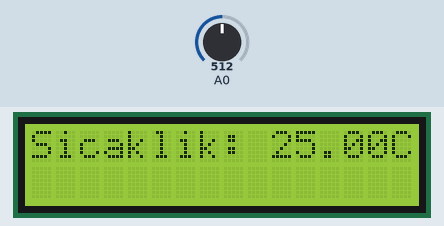
This sketch was run on a simulated Arduino Uno, built with avr-gcc and run on an emulated ATmega328P. Shown: 16×2 character LCD. The test bench sets the inputs (shaded band); at power-on: A0 = 512.

Above: at 1.2 s.
1.3 s: A0 set to 359
At 2.8 s:
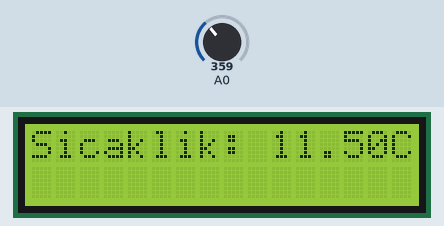
3.1 s: A0 set to 326
At 4.3 s:
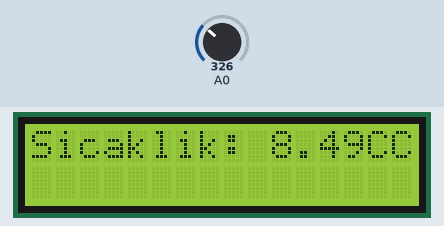
4.6 s: A0 set to 253
At 5.0 s:
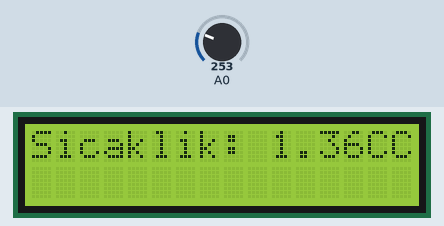
6.2 s: A0 set to 222
At 6.7 s:
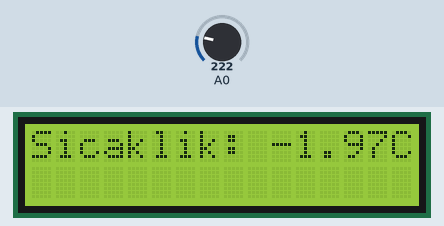
7.7 s: A0 set to 0
At 8.3 s:
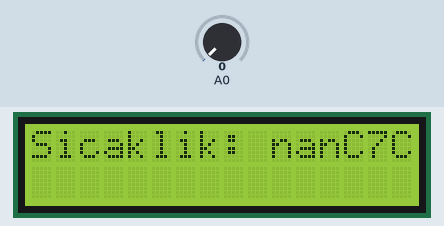
Timing chart, 0 to 10.3 s (numbered marks = the images above; inputs shaded):
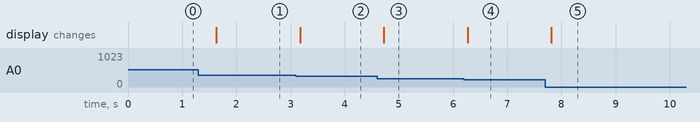

Measured:
- the behaviour switches between 343 and 342 on A0 (found by bisection; images 1 and 2)
- the behaviour switches between 241 and 240 on A0 (found by bisection; images 3 and 4)
- after the input at 1.3 s, the display: changes after 0.33 s (image 1)
- after the input at 3.1 s, the display: changes after 0.08 s (image 2)
- after the input at 4.6 s, the display: changes after 0.12 s (image 3)
- after the input at 6.2 s, the display: changes after 0.07 s (image 4)
- after the input at 7.7 s, the display: changes after 0.11 s (image 5)

The sketch:

Kod.ino
```cpp
#include <LiquidCrystal_I2C.h>
LiquidCrystal_I2C lcd(0x27, 16, 2);
void setup() {
  lcd.begin();
}
void loop() {
  int analogDeger = analogRead(A0);
  double sicaklik = Termistor(analogDeger);
  lcd.setCursor(0,0);
  lcd.print("Sicaklik: ");
  lcd.print(sicaklik);
  lcd.print("C");
  delay(500);
}
double Termistor(int analog){
 double deger;
 deger =log(((10240000 / analog) - 10000));
 deger=1/(0.001129148+(0.000234125+(0.0000000876741*deger*deger))*deger);
 deger -=273.15;
 return deger;
}
```
